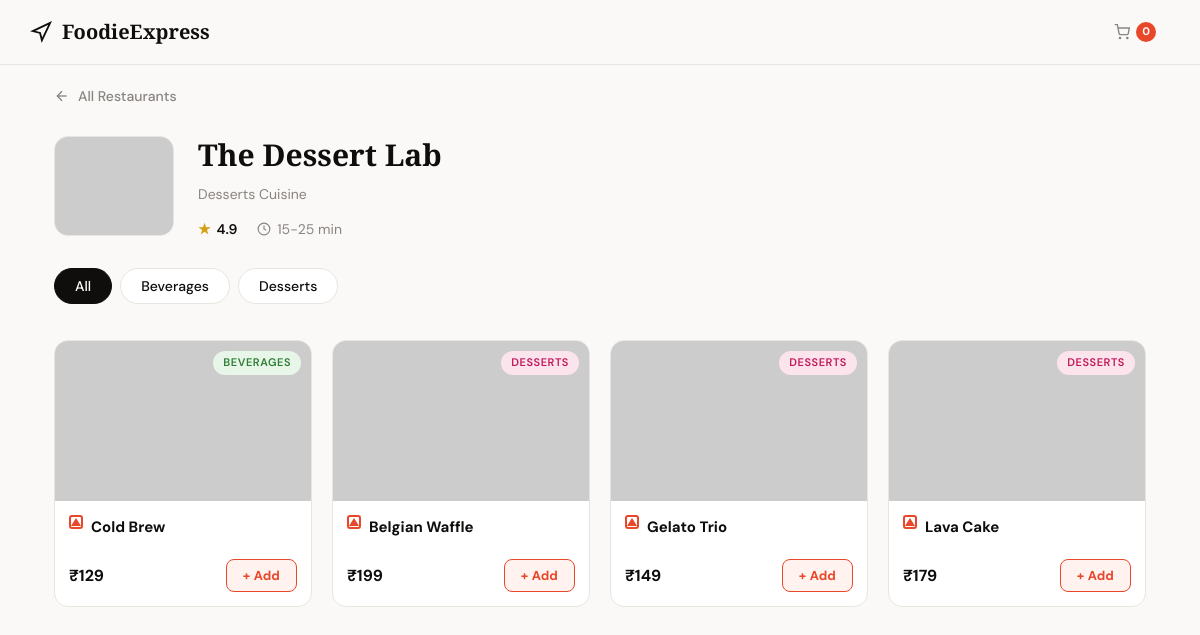
/menu/8 (signed in), run on the app's committed database.
### tables this page shows
CREATE TABLE restaurants (
    id          INTEGER PRIMARY KEY,
    name        TEXT    NOT NULL,
    cuisine     TEXT    NOT NULL,
    rating      REAL    NOT NULL,
    delivery_time TEXT  NOT NULL,
    min_order   INTEGER NOT NULL,
    image_url   TEXT    NOT NULL,
    description TEXT
);

CREATE TABLE menu_items (
    id            INTEGER PRIMARY KEY,
    restaurant_id INTEGER NOT NULL,
    name          TEXT    NOT NULL,
    category      TEXT    NOT NULL,
    price         INTEGER NOT NULL,
    is_veg        INTEGER NOT NULL DEFAULT 1,
    image_url     TEXT,
    description   TEXT,
    FOREIGN KEY (restaurant_id) REFERENCES restaurants(id)
);

### app.py (the view)
@app.route('/menu/<int:restaurant_id>')
@login_required
def menu(restaurant_id):
    restaurant = query_db("SELECT * FROM restaurants WHERE id=?",
                           (restaurant_id,), one=True)
    if not restaurant:
        return redirect(url_for('restaurants'))
    restaurant = dict(restaurant)
    items_raw = query_db(
        "SELECT * FROM menu_items WHERE restaurant_id=? ORDER BY category,name",
        (restaurant_id,))
    items = [dict(i) for i in items_raw]
    categories = ['All'] + sorted(set(i['category'] for i in items))
    cart = session.get('cart', {})
    return render_template('menu.html', restaurant=restaurant, items=items,
                           categories=categories, cart=cart,
                           user=session['user'])

### app.py (called while the page is built)
def get_db():
    db = getattr(g, '_database', None)
    if db is None:
        db = g._database = sqlite3.connect(DATABASE)
        db.row_factory = sqlite3.Row
    return db

@app.teardown_appcontext
def close_connection(exception):
    db = getattr(g, '_database', None)
    if db is not None:
        db.close()

def query_db(query, args=(), one=False):
    cur = get_db().execute(query, args)
    rv = cur.fetchall()
    cur.close()
    return (rv[0] if rv else None) if one else rv

def login_required(f):
    @wraps(f)
    def decorated(*args, **kwargs):
        if 'user' not in session:
            return redirect(url_for('login'))
        return f(*args, **kwargs)
    return decorated

### templates/menu.html (shortened to what this page needs)
<!DOCTYPE html>
<html lang="en">
<head>
  <link rel="stylesheet" href="{{ url_for('static', filename='style.css') }}">
</head>
<body>
<nav class="navbar">
  <div class="navbar-inner">
    <a href="/restaurants" class="nav-logo">
      <svg width="22" height="22" viewBox="0 0 24 24" fill="none" stroke="currentColor" stroke-width="2">
        <path d="M3 11l19-9-9 19-2-8-8-2z"/>
      </svg>
      <span>FoodieExpress</span>
    </a>
    <div class="nav-links" style="margin-left:auto;">
      <a href="/cart" class="nav-link" id="cart-nav-link">
        <svg viewBox="0 0 24 24" fill="none" stroke="currentColor" stroke-width="2"><circle cx="9" cy="21" r="1"/><circle cx="20" cy="21" r="1"/><path d="M1 1h4l2.68 13.39a2 2 0 001.98 1.61h9.72a2 2 0 001.98-1.61L23 6H6"/></svg>
        <span class="cart-badge" id="cart-count-badge">0</span>
      </a>
    </div>
  </div>
</nav>
<div class="container">
  <a href="/restaurants" class="back-nav">
    <svg width="16" height="16" viewBox="0 0 24 24" fill="none" stroke="currentColor" stroke-width="2">
      <line x1="19" y1="12" x2="5" y2="12"/><polyline points="12 19 5 12 12 5"/>
    </svg>
    All Restaurants
  </a>
  <div class="restaurant-hero">
    <img class="restaurant-hero-img"
         src="{{ restaurant.image_url }}"
         alt="{{ restaurant.name }}"
         onerror="this.onerror=null;this.src='https://placehold.co/240x200/f0ede8/8a8480?text={{ restaurant.name | urlencode }}'">
    <div>
      <h1 class="hero-name">{{ restaurant.name }}</h1>
      <p class="hero-cuisine">{{ restaurant.cuisine }} Cuisine</p>
      <div class="hero-meta">
        <span class="hero-rating">
          <span class="star">★</span> {{ restaurant.rating }}
        </span>
        <span class="hero-time">
          <svg width="14" height="14" viewBox="0 0 24 24" fill="none" stroke="currentColor" stroke-width="2"><circle cx="12" cy="12" r="10"/><polyline points="12 6 12 12 16 14"/></svg>
          {{ restaurant.delivery_time }}
        </span>
      </div>
    </div>
  </div>
  <div class="category-tabs">
    {% for cat in categories %}
    <button class="cat-tab {% if loop.first %}active{% endif %}" data-cat="{{ cat }}">
      {{ cat }}
    </button>
    {% endfor %}
  </div>
  <div class="menu-grid" id="menu-grid">
    {% for item in items %}
    {% set cat_class = {'Starters':'tag-starters','Main Course':'tag-main','Breads':'tag-breads','Desserts':'tag-desserts','Beverages':'tag-beverages'}.get(item.category, '') %}
    <div class="menu-card animate-in" data-category="{{ item.category }}" data-item-id="{{ item.id }}">
      <div class="menu-img-wrap">
        <img src="{{ item.image_url }}" alt="{{ item.name }}" loading="lazy"
             onerror="this.onerror=null;this.src='https://placehold.co/400x300/f0ede8/8a8480?text={{ item.name | urlencode }}'">
        <span class="tag {{ cat_class }} cat-label">{{ item.category }}</span>
      </div>
      <div class="menu-body">
        <div class="menu-top">
          <span class="{% if item.veg %}badge-veg{% else %}badge-nonveg{% endif %}"></span>
          <span class="menu-name">{{ item.name }}</span>
        </div>
        <div class="menu-footer">
          <span class="menu-price">₹{{ item.price }}</span>
          <div class="qty-control" id="ctrl-{{ item.id }}">
            {% set qty = cart.get(item.id|string, 0) %}
            {% if qty > 0 %}
            <button class="qty-btn" onclick="updateQty({{ item.id }}, 'decrease')">−</button>
            <span class="qty-num" id="qty-{{ item.id }}">{{ qty }}</span>
            <button class="qty-btn" onclick="updateQty({{ item.id }}, 'increase')">+</button>
            {% else %}
            <button class="add-btn" onclick="addToCart({{ item.id }}, '{{ item.name }}')">
              + Add
            </button>
            {% endif %}
          </div>
        </div>
      </div>
    </div>
    {% endfor %}
  </div>
</div>
</body>
</html>

### data on the page
restaurants: name "The Dessert Lab", cuisine "Desserts", rating "4.9", delivery_time "15-25 min"
menu_items: category "Beverages", category "BEVERAGES", name "Cold Brew", price "129"
menu_items: category "Desserts", category "DESSERTS", name "Belgian Waffle", price "199"
menu_items: category "DESSERTS", name "Gelato Trio", price "149"
menu_items: category "DESSERTS", name "Lava Cake", price "179"

### other printed values
{{ cat }} "All"
